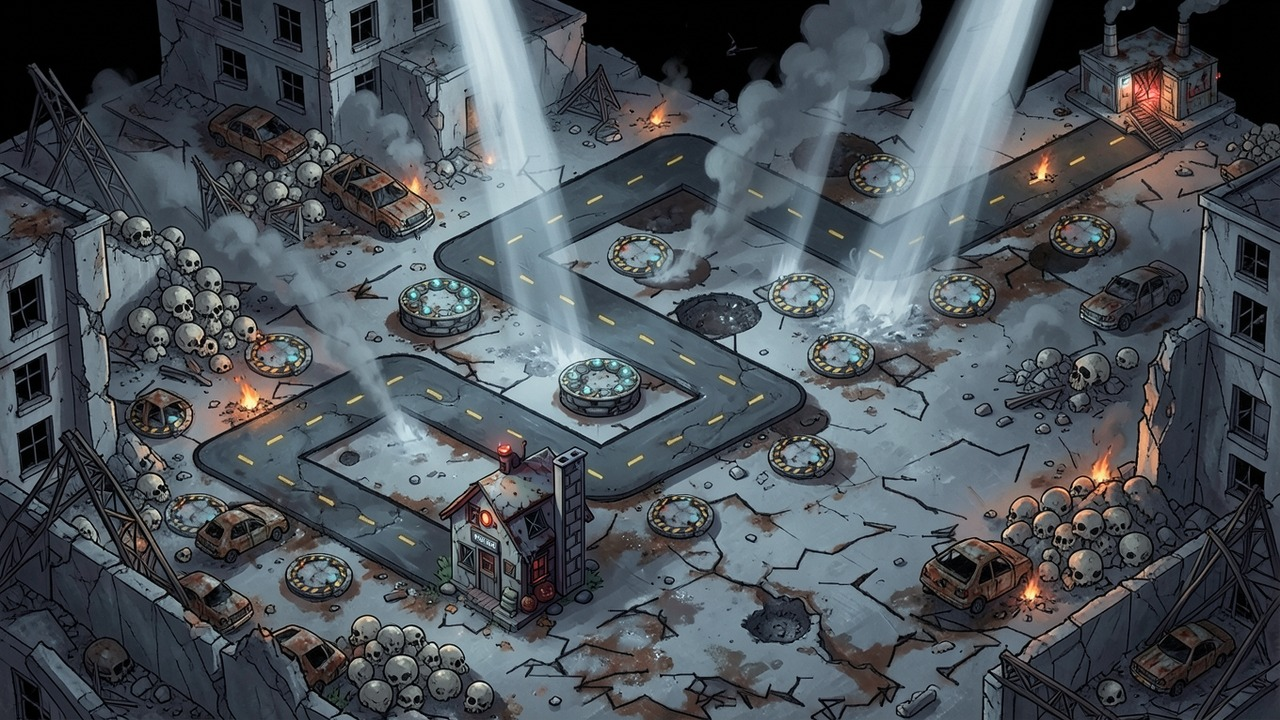
#> input picture art/era2/map_fix/map_ground_original.jpg, 1280 x 720 px
$ python patch_road_ends.py ../art/era2/map_fix/map_ground_original.jpg ../art/era2/map_fix/map_ground_original.jpg out.png out.png
#> lines starting #> are read from the running program, lines starting #| are printed output that depends on the picture
"""Paints the road out beyond its two ends (past the cabin and behind the crypt) on the painted map.

usage: python tools/patch_road_ends.py <map.jpg> <map_without_road.png> <out.jpg> [mask_preview.png]
Behind the crypt: taken from map_without_road (the same map repainted with no road; any size, scaled back).
Past the cabin: filled with the map's own ground from beside the road (CLONE_SHIFT), because the AI repaints
leave blank white there. Both are blended in with a soft edge, so the rest of the map stays untouched.
"""
import sys
from PIL import Image, ImageDraw, ImageFilter

W, H = 1280, 720
# path ends in grid coordinates (see PATH_WAYPOINTS in src/config.ts)
START, END = (-2, 2), (13, 10)
# past the cabin, ground is copied from this far to the side (pure left: lands on the ground below the road)
CLONE_SHIFT = (-300, 0)


def screen(gx, gy):
    return 640 + (gx - gy) * 40, 96 + (gx + gy) * 20


def tail_mask(start, direction, length=14, half_width=1.15, skip=0.35):
    """Mask over the road beyond an end point, running `length` cells further in `direction`."""
    m = Image.new("L", (W, H), 0)
    d = ImageDraw.Draw(m)
    for i in range(int(length / 0.1)):
        t = skip + i * 0.1
        x, y = screen(start[0] + direction[0] * t, start[1] + direction[1] * t)
        rx, ry = half_width * 40 * 1.42, half_width * 20 * 1.42
        d.ellipse((x - rx, y - ry, x + rx, y + ry), fill=255)
    return m


def main():
    base = Image.open(sys.argv[1]).convert("RGB").resize((W, H))
#> base is the input picture: PIL image 1280x720 RGB; mean R, G, B 76.1, 82.9, 89.2
    clean = Image.open(sys.argv[2]).convert("RGB").resize((W, H), Image.LANCZOS)
    cloned = base.copy()
    dx, dy = CLONE_SHIFT
    cloned.paste(base.crop((0, 0, W + dx, H)), (-dx, dy))  # shifts the map right, so each pixel shows its left neighbour
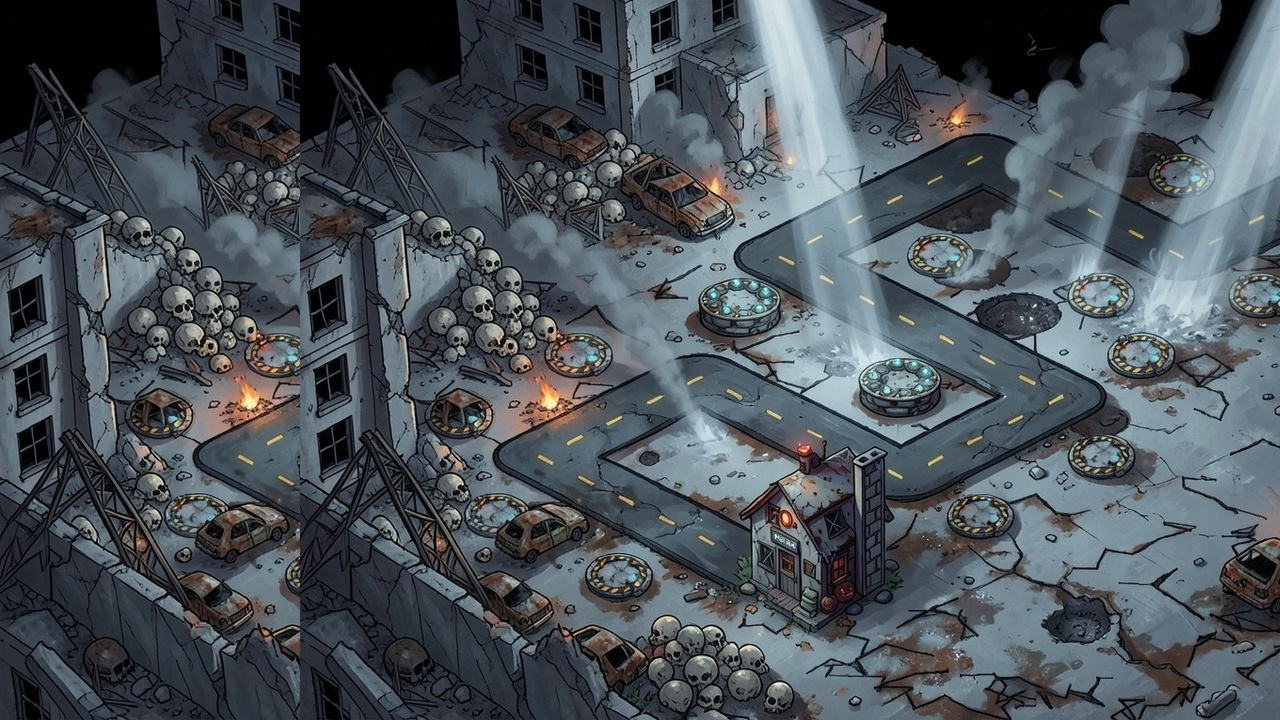
#> cloned: PIL image 1280x720 RGB; mean R, G, B 74.9, 82.6, 89.2
    out = base
    for name, src, start, direction in (("cabin", cloned, END, (1, 0)), ("crypt", clean, START, (-1, 0))):
        mask = tail_mask(start, direction).filter(ImageFilter.GaussianBlur(14))
        out = Image.composite(src, out, mask)
        if len(sys.argv) > 4:
            mask.save(sys.argv[4].replace(".png", f"_{name}.png"))
#> this loop made 2 passes
#> (name, start, direction) on passes 1 to 2: ('cabin', (13, 10), (1, 0)), ('crypt', (-2, 2), (-1, 0))
#> pass 1, in main, `mask = tail_mask(start, direction).filter(ImageFilter.GaussianBlur(14))`:
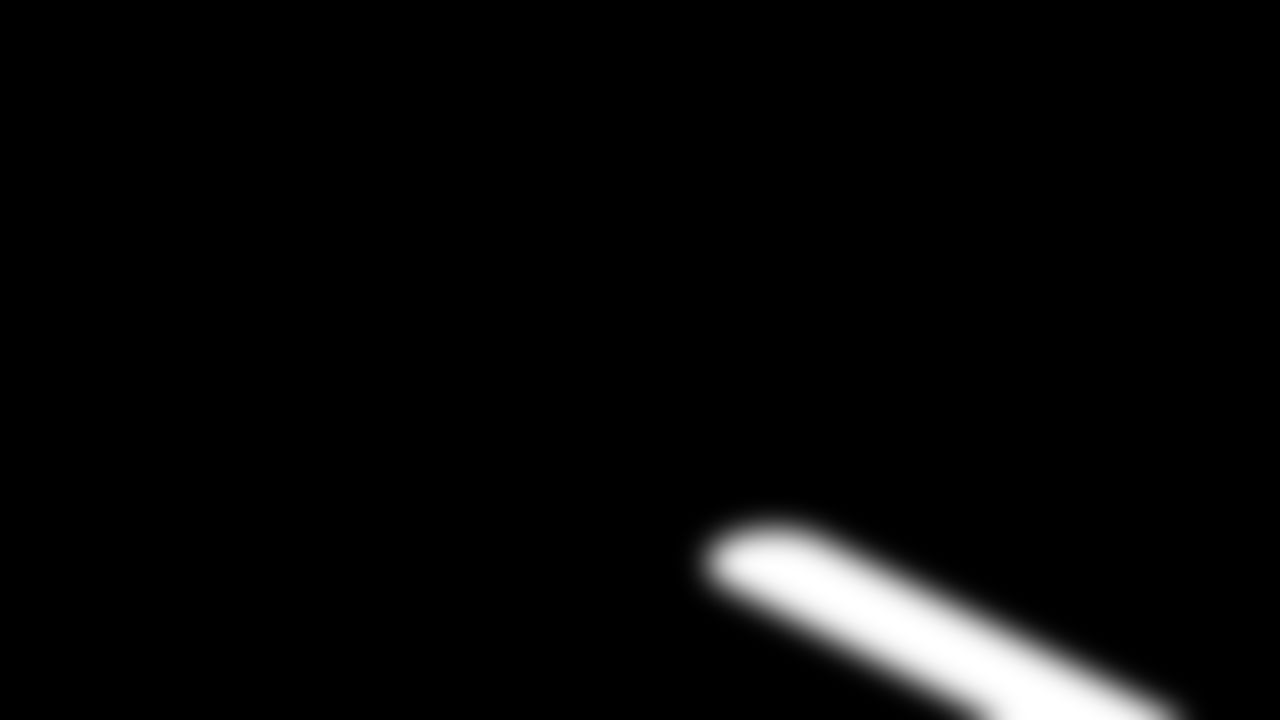
#> mask: PIL image 1280x720 L; min 0, max 255, mean 9
#> pass 1, in main, `out = Image.composite(src, out, mask)`:
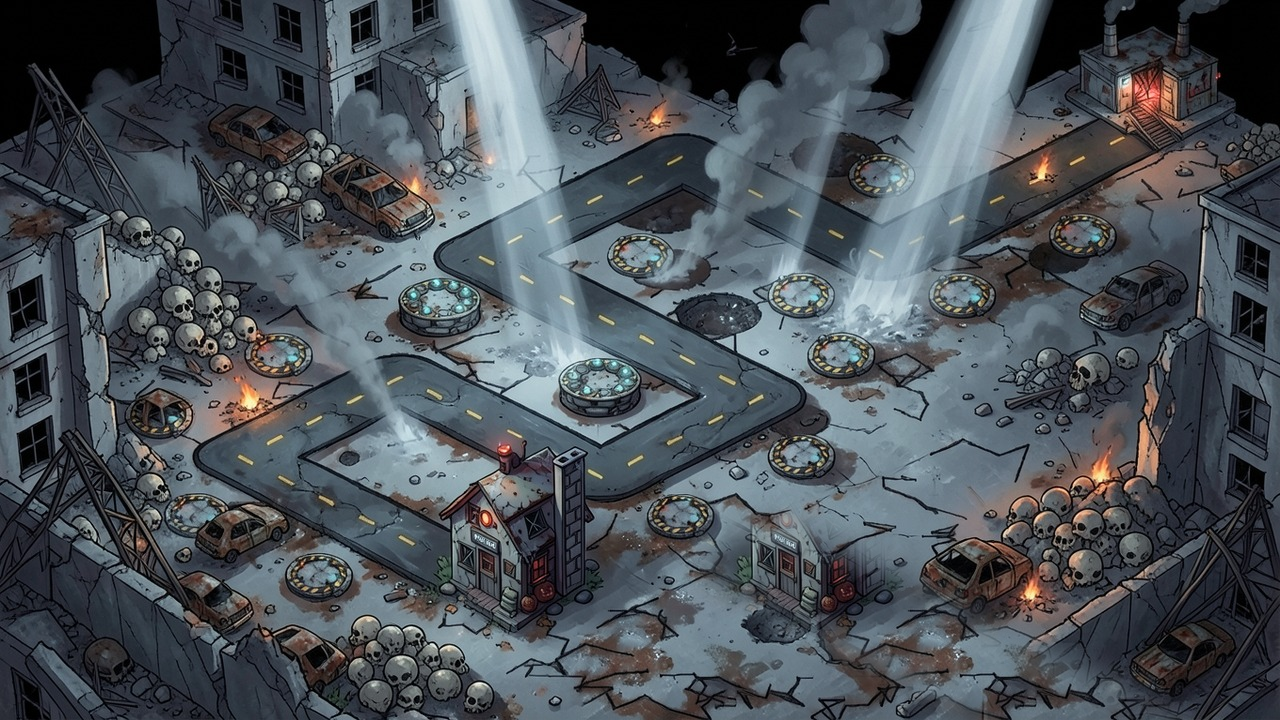
#> out: PIL image 1280x720 RGB; mean R, G, B 76, 82.8, 88.9
#> pass 2, in main, `mask = tail_mask(start, direction).filter(ImageFilter.GaussianBlur(14))`:
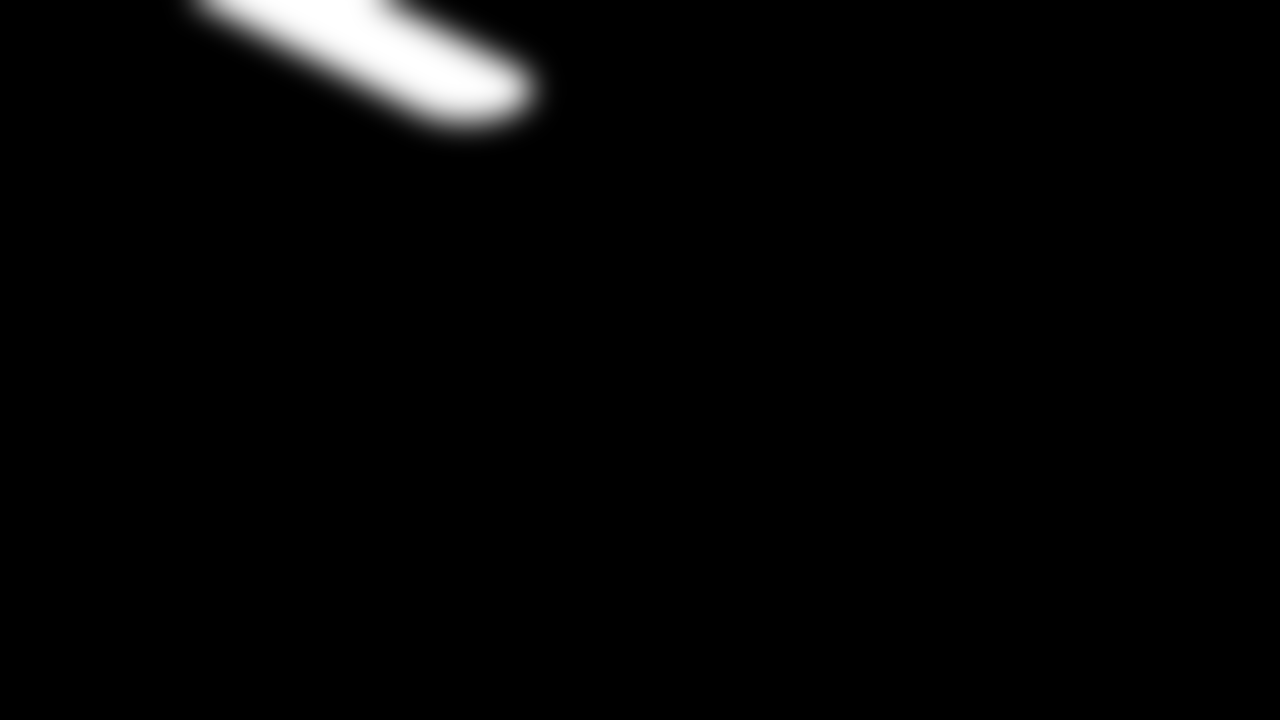
#> mask: PIL image 1280x720 L; min 0, max 255, mean 5.5
    out.save(sys.argv[3], quality=92)


if __name__ == "__main__":
    main()
